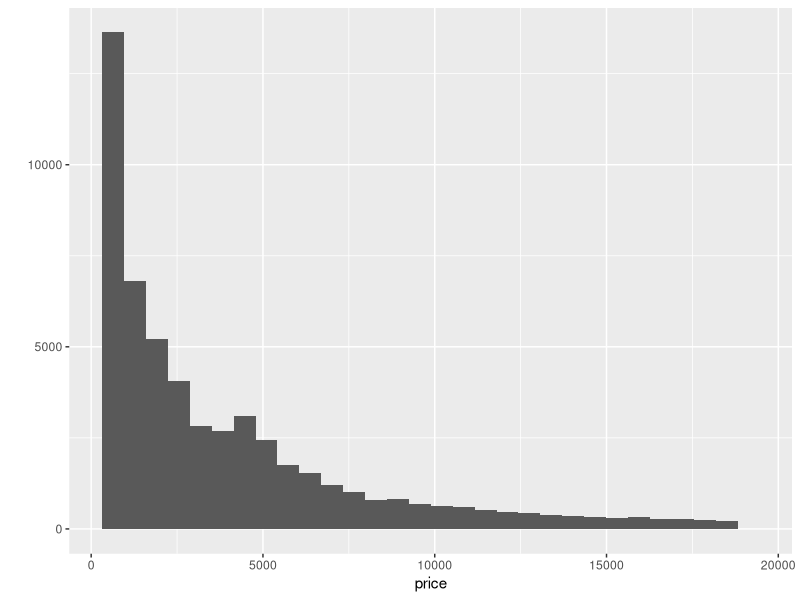
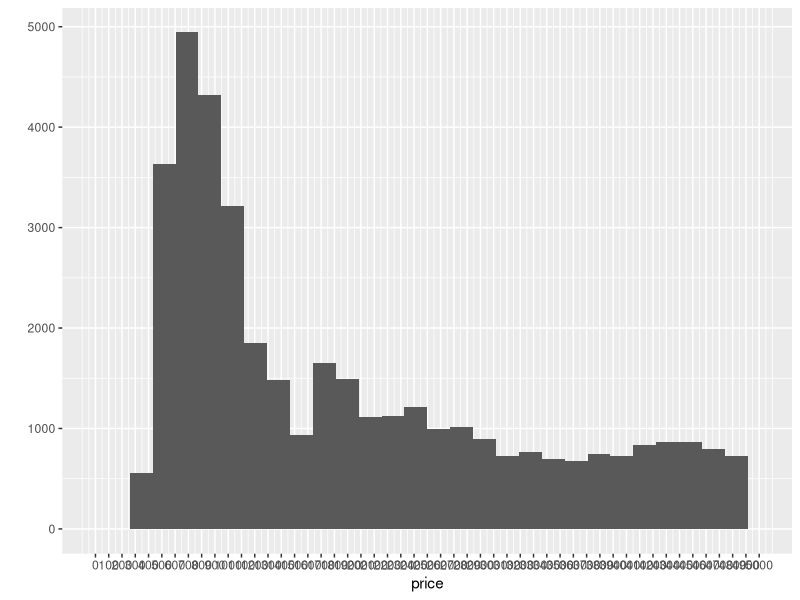
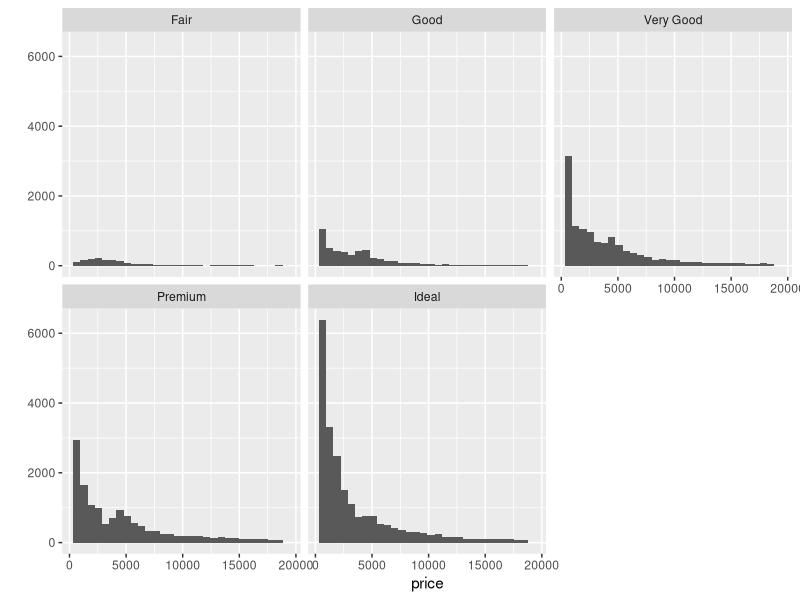
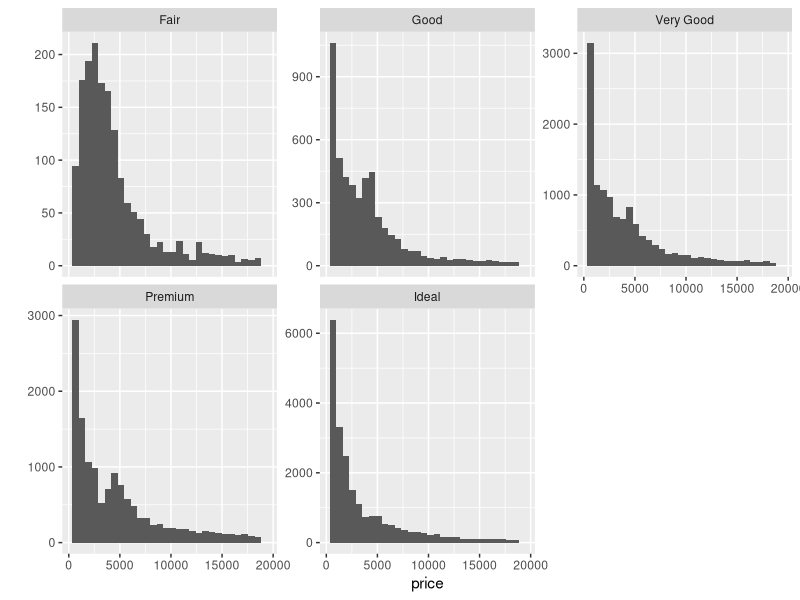
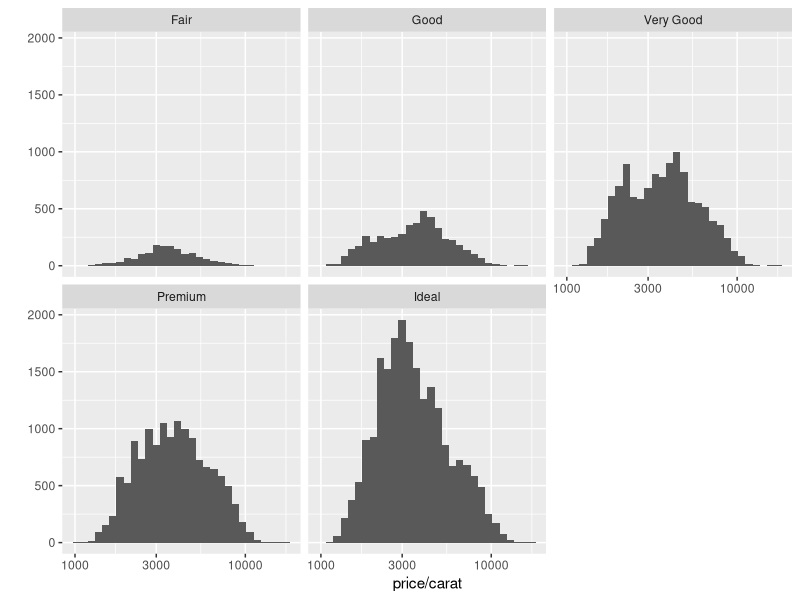
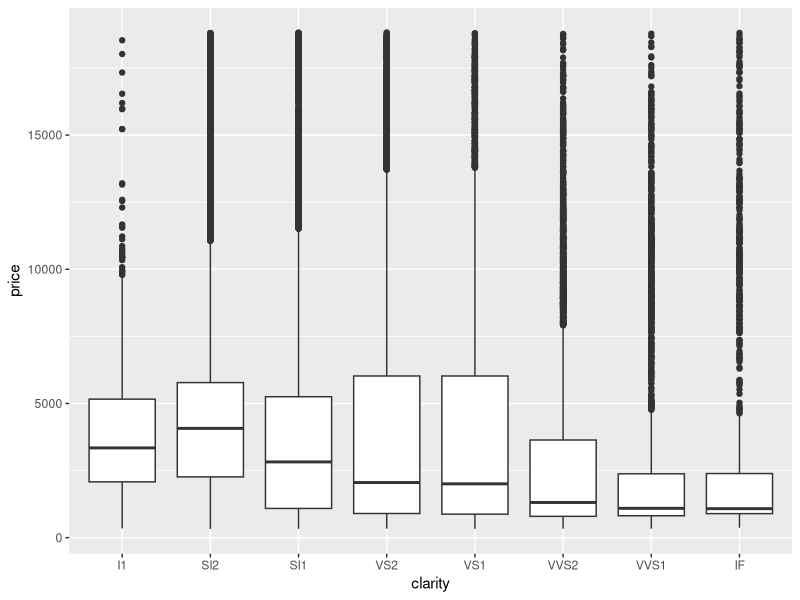
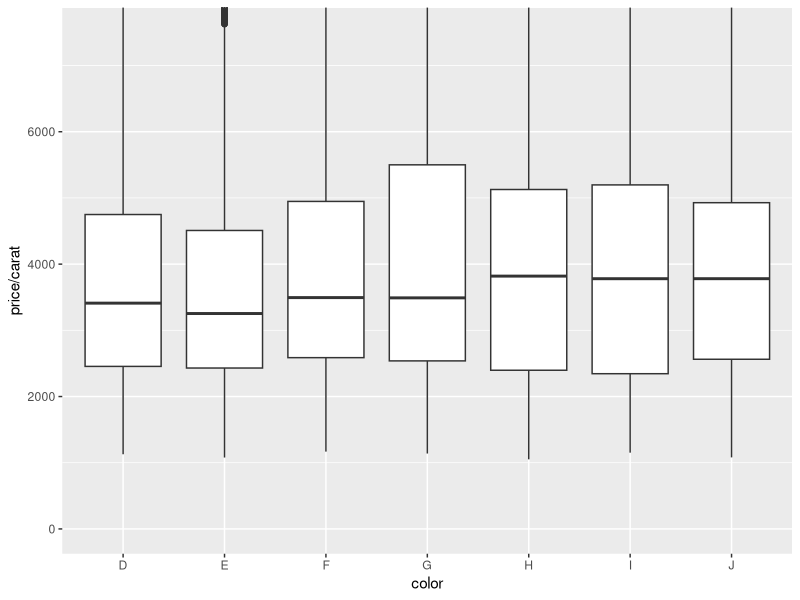
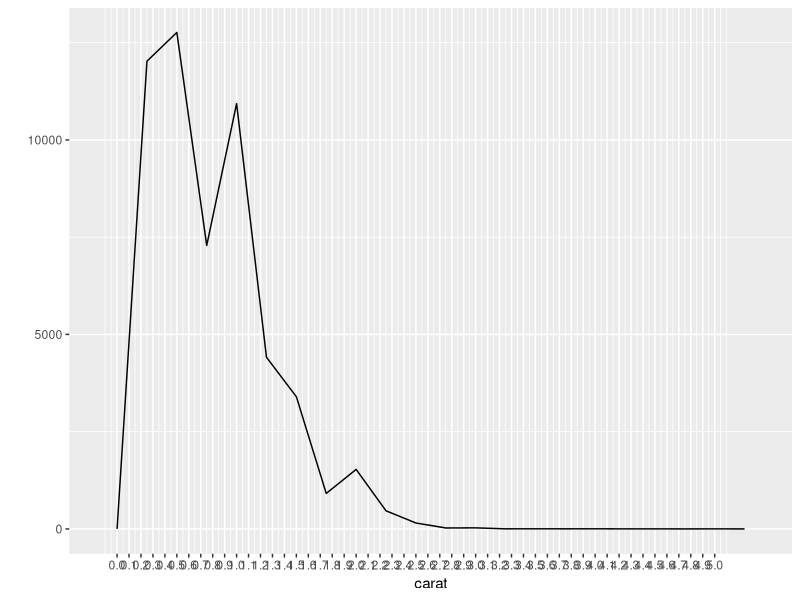

These charts were generated, in order, by the following R code:
# setup environment
library(ggplot2)

# load data
data("diamonds")

# explore data
str(diamonds)

# histogram of price of all diamonds
qplot(x = price, data = diamonds)

# get summary stats on diamonds price
summary(diamonds$price)

# number of diamonds with price < 500
sum(diamonds$price < 500)

# number of diamonds with price < 250
sum(diamonds$price < 250)

# number of diamonds with price >= 15000
sum(diamonds$price >= 15000)

# histogram of price of all diamonds with formatting
qplot(x = price, data = diamonds)  +
  scale_x_continuous(breaks = seq(0, 5000, 100), limits = c(0, 5000))

# histogram of diamond prices by cut
qplot(x = price, data = diamonds) +
  facet_wrap(~cut)

# prices of diamonds by cut
by(diamonds$price, diamonds$cut, summary, digits = max(getOption('digits')))

# histogram of diamond prices by cut with free scales
qplot(x = price, data = diamonds) +
  facet_wrap(~cut, scales = "free_y")

# histogram of diamond prices per carat faceted by cut
qplot(x = price/carat, data = diamonds) +
  scale_x_log10() +
  facet_wrap(~cut)

# boxplot of diamond price by clarity
qplot(x = clarity, y = price, data = diamonds, geom = "boxplot")

# prices of diamonds by color
by(diamonds$price, diamonds$color, summary)

# IQR of diamonds price by color
by(diamonds$price, diamonds$color, IQR)

# boxplot of price/carat by color
qplot(x = color, y = price/carat, data = diamonds, geom = "boxplot") +
  coord_cartesian(ylim = c(0,7500))

# frequency polygon of carat
qplot(x = carat, data = diamonds, color = carat, geom = "freqpoly", binwidth = 0.25) + 
  scale_x_continuous(breaks = seq(0, 5, 0.1))

# table of counts per carat
table(diamonds$carat)

# work with gapminder data
# gm <- read...
